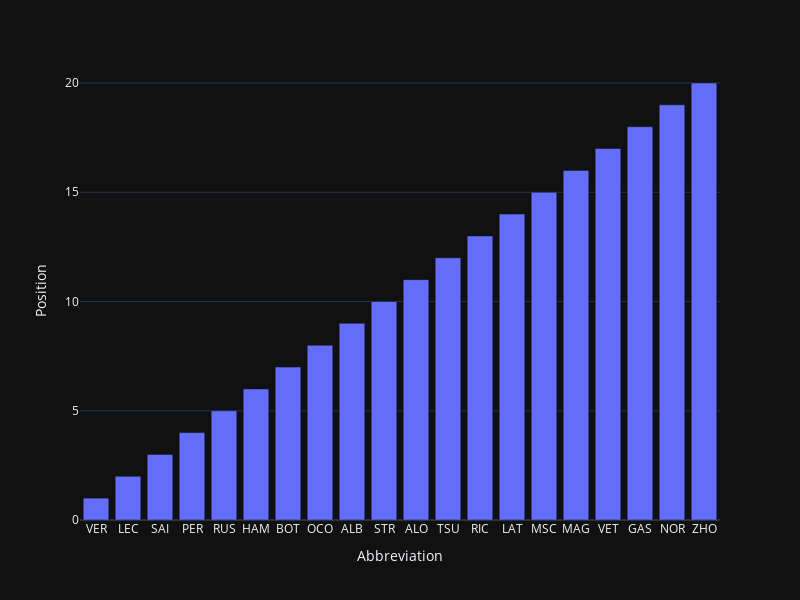

Write notebook code for a chart like this one.
### Code cell
px.bar(df, x = "Abbreviation", y = "Position", width = 800, height=600)

### Figure 1 — Plotly figure (JSON) as saved in the notebook; plotly's stock layout.template omitted (floating-point values rounded to 4 significant figures)
{"data": [{"alignmentgroup": "True", "hovertemplate": "Abbreviation=%{x}<br>Position=%{y}<extra></extra>", "legendgroup": "", "marker": {"color": "#636efa", "pattern": {"shape": ""}}, "name": "", "offsetgroup": "", "orientation": "v", "showlegend": false, "textposition": "auto", "type": "bar", "x": ["VER", "LEC", "SAI", "PER", "RUS", "HAM", "BOT", "OCO", "ALB", "STR", "ALO", "TSU", "RIC", "LAT", "MSC", "MAG", "VET", "GAS", "NOR", "ZHO"], "xaxis": "x", "y": [1, 2, 3, 4, 5, 6, 7, 8, 9, 10, 11, 12, 13, 14, 15, 16, 17, 18, 19, 20], "yaxis": "y"}], "layout": {"barmode": "relative", "height": 600, "legend": {"tracegroupgap": 0}, "margin": {"t": 60}, "width": 800, "xaxis": {"anchor": "y", "domain": [0, 1], "title": {"text": "Abbreviation"}}, "yaxis": {"anchor": "x", "domain": [0, 1], "title": {"text": "Position"}}}}
